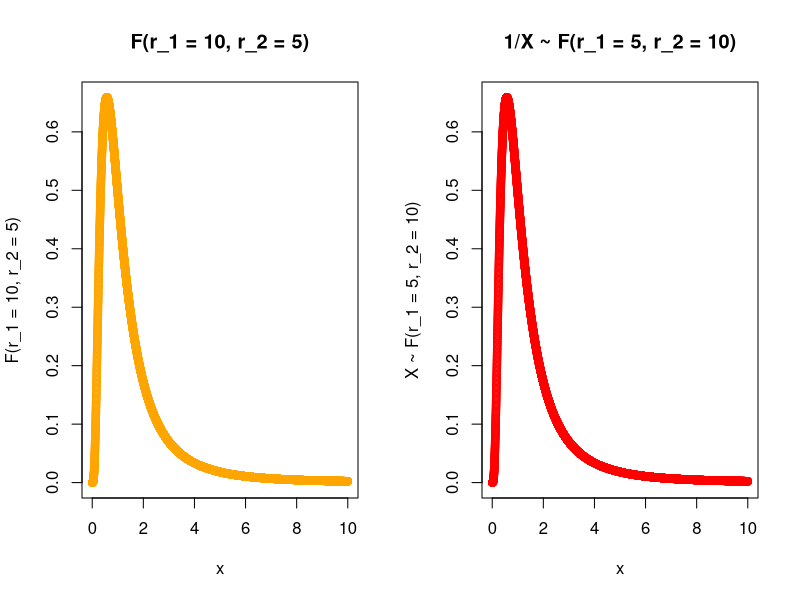
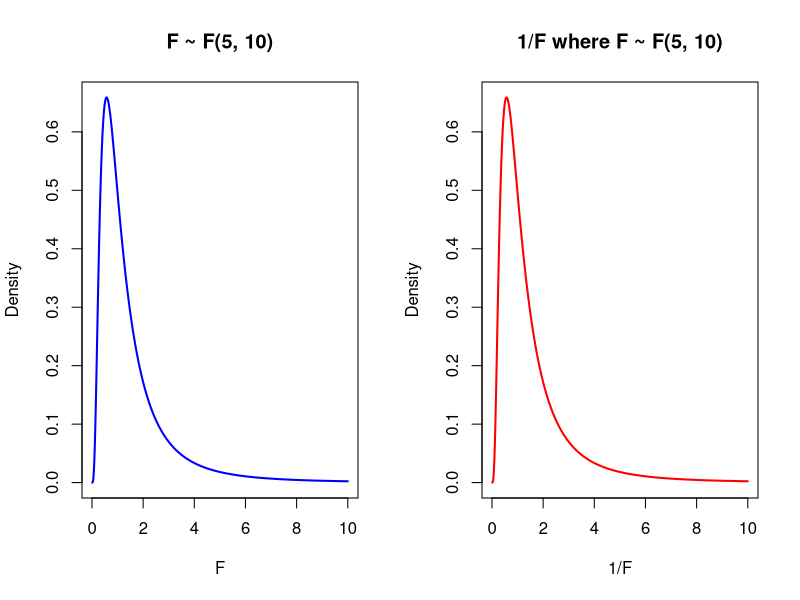

Write the R code that produced these figures, in order.
## ---- chunk 1
knitr::opts_chunk$set(echo = TRUE)
## ---- chunk 2


a_book = (qf(0.95, 10,5))
1/a_book

a_me = qf(0.05,5, 10)
a_me

b_book = qf(0.95, 5, 10)
b_book

p_a= pf(a_me, 5, 10)
p_b = pf(b_book, 5, 10)
p_b - p_a

par(mfrow = c(1,2))

x = seq(0, 10, 0.001); plot(df(x,10,5)~x, ylab="F(r_1 = 10, r_2 = 5)", xlab = "x", main = "F(r_1 = 10, r_2 = 5)", col= "orange")

y = seq(0, 10, 0.001); plot(df(1/y ,5, 10)*(1/y^2) ~ y, ylab="X ~ F(r_1 = 5, r_2 = 10)", xlab = "x", main = "1/X ~ F(r_1 = 5, r_2 = 10)", col= "red")

## ---- chunk 3
y = seq(0.01, 10, 0.01)
plot(df(y, 10, 5) ~ y, type="l", 
     ylab="Density", xlab="F", 
     main="F ~ F(5, 10)", 
     col="blue", lwd=2)

# 1/F distribution: transform with Jacobian
# If Y = 1/F, then f_Y(y) = f_F(1/y) * |dF/dY| = f_F(1/y) * (1/y^2)
y = seq(0.01, 10, 0.01)
density_1_over_F = df(1/y, 5, 10) * (1/y^2)
plot(density_1_over_F ~ y, type="l", 
     ylab="Density", xlab="1/F", 
     main="1/F where F ~ F(5, 10)", 
     col="red", lwd=2)
